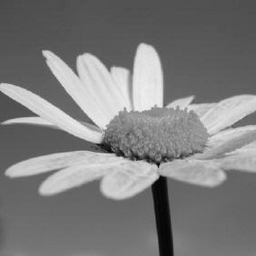
%> input picture TP TSI/TP1/flower.png, 256 x 256 px
$ octave exo4.m   (GNU Octave 9; MATLAB toolbox functions it lacks are replaced by stand-ins)
%> lines starting %> are read from the running program, lines starting %| are printed output that depends on the picture
clear variables;
close all;
clc;

I = im2double(imread('flower.png'));
%> I: size 256x256 double; min 0, max 0.937, mean 0.49
% figure()
% imshow(I,[])

k = 3;
mi = rand(k,1); % Moyennes pour le K...
mi_1 = zeros(k,1);  % Moyenne pour le K... pour comparer avant/apr鑣
[h,w] = size(I);
%> h = 256; w = 256

labels = zeros(h,w);


% Premi鑢e association des labels
for i = 1:h
    for j = 1:w
        dist = abs(mi-I(i,j));
        lab = find(dist == min(dist));
        labels(i,j) = lab;
    end
end
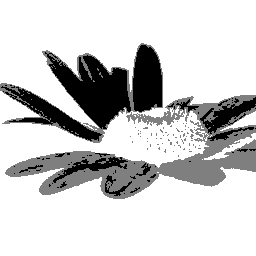
%> labels: size 256x256 double; min 1, max 3, mean 2.61; drawn with min black and max white

% Boucle pour stabiliser les moyennes
while (mi_1 ~= mi)
    mi_1 = mi;
    sum = zeros(1,k);   % Valeur sommes pour chaque label
    cpt = zeros(1,k);   % Compteur du nb de pixel par label
    % Double boucle parce que jai toujours pas compris how to use matrix's
    % calcul
    for i = 1:h
        for j = 1:w
            % Calcul des nouvelles moyennes :
            for n = 1:k
                if labels(i,j) == n
                    sum(n) = sum(n) + I(i,j);   % Ajout valeur du pixel
                    cpt(n) = cpt(n) + 1;        % Incr閙entation du cpt
                end
            end
        end
    end
    mi = sum./cpt;    % Calcul des nouvelles moyennes

    % Reconstruction de l'image:
    I_new = I;  % Nouvelle matrice pour r閟ultat apr鑣 K-means
    for i = 1:h
        for j = 1:w
            for n = 1:k
                if labels(i,j) == n
                    I_new(i,j) = mi(n);
                end
            end
        end
    end
    I = I_new;

    % Pour actualiser les labels
    for i = 1:h
        for j = 1:w
            dist = abs(mi-I(i,j));
            lab = find(dist == min(dist));
            labels(i,j) = lab;
        end
    end
end
%> this loop made 4 passes
%> pass 1, `I = I_new;`:
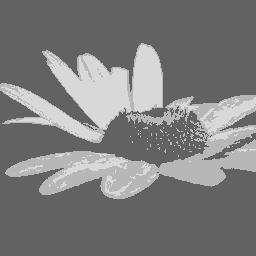
%> I: size 256x256 double; min 0.385, max 0.851, mean 0.49
%> after the loop, cpt = [8057 9378 48101]; sum = [6855.1 6763.1 18526.4]

% Affichage de l'image apr鑣 convergence
figure()
imshow(I_new,[])
